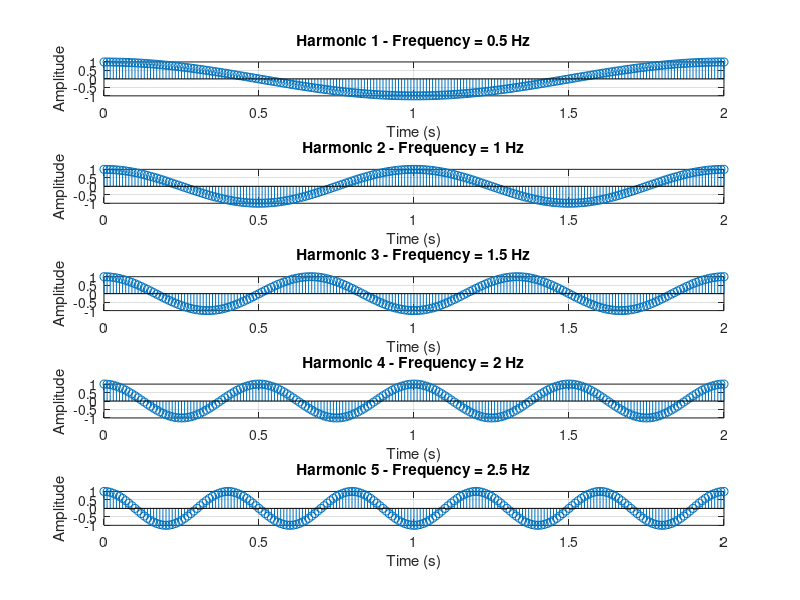

Recreate this plot in MATLAB.
% Write MATLAB function for plotting the 5 harmonics of a signal x(t)=cos(wt)
% with a fundamental frequency of f = 0.5 Hz. Take t = 0:0.01:2

function harmonics()

f0 = 0.5;
t = 0:0.01:2;

for n = 1:5
    f = n*f0;
    x = cos(2*pi*f*t);

    subplot(5,1,n);
    stem(t,x);
    title(['Harmonic ',num2str(n),' - Frequency = ',num2str(f),' Hz']);
    xlabel('Time (s)');
    ylabel('Amplitude');
    grid on;
end

end
